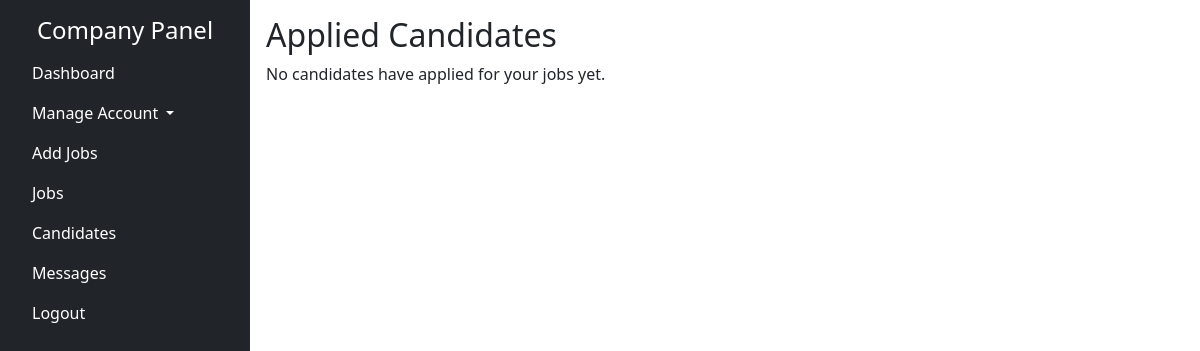
The page /candidates (signed in) on the database as committed earlier.
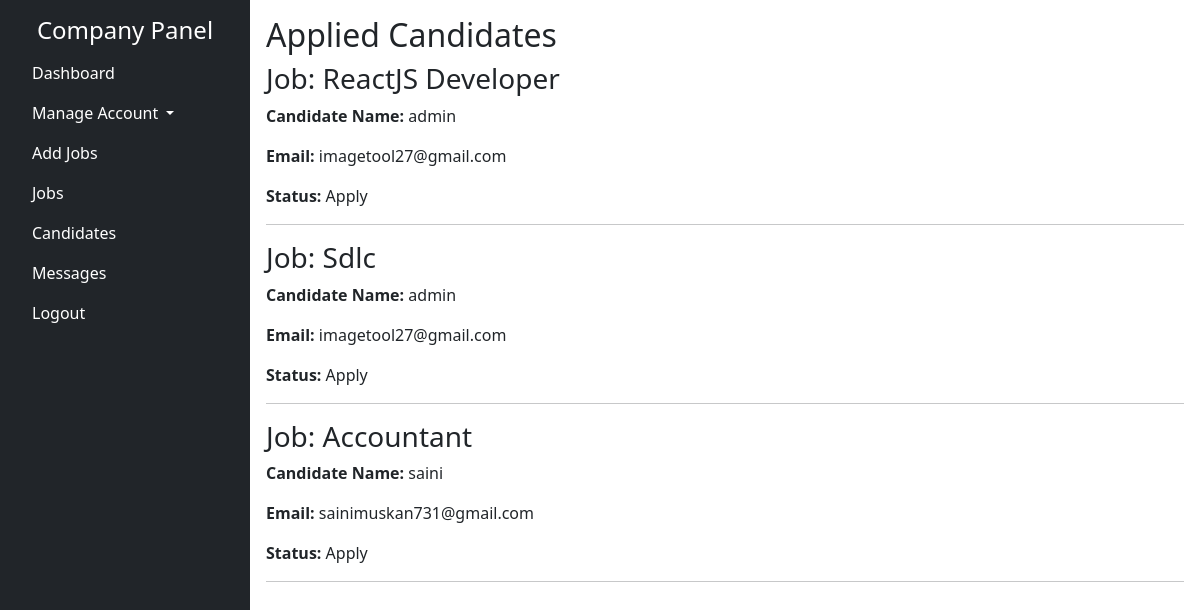
The same page on the database as committed later.
### myapp/models.py (models this page shows, shortened)
class Saved(models.Model):
    job= models.ForeignKey(Jobs,on_delete=models.CASCADE,default=1)
    seeker= models.ForeignKey(register_user,on_delete=models.CASCADE,default=1)
    status= models.CharField(max_length=255,blank=True,null=True,default="Saved")

class Jobs(models.Model):
    title = models.CharField(max_length=255)
    description = RichTextField(max_length=5000)
    budget_salary = models.CharField(max_length=255)
    education_req = models.CharField(max_length=255, blank=True, null=True)
    experience_req = models.CharField(max_length=255, blank=True, null=True)
    job_type = models.CharField(max_length=255)
    category = models.CharField(max_length=255)  # Storing category as a string
    location = models.CharField(max_length=255)  # Storing location as a string
    jobtag = models.CharField(max_length=255)
    deadline = models.CharField(max_length=255)
    vacancies = models.CharField(max_length=255, blank=True, null=True)
    status = models.CharField(max_length=255, blank=True, null=True, default='available')
    employer = models.CharField(max_length=255, blank=True, null=True)

class register_user(models.Model):
    username=models.CharField(max_length=40)
    email=models.EmailField()
    passw=models.CharField(max_length=40)
    cpassw=models.CharField(max_length=40)

### myapp/views.py (the view)
# urls.py: path('candidates',views.candidates,name='candidates'),
def candidates(request):
    email = request.session.get('user_email')  # Get logged-in employer's email
    if not email:
        return render(request, 'candidates.html', {'applied_jobs': [], 'error': 'Employer not logged in'})
    try:
        employer_instance = register_emp.objects.get(email=email)
        employer_username = employer_instance.username  # Get the employer's username
    except register_emp.DoesNotExist:
        return render(request, 'candidates.html', {'applied_jobs': [], 'error': 'Employer not found'})
    jobs_posted = Jobs.objects.filter(employer=employer_username)
    applied_jobs = Saved.objects.filter(job__in=jobs_posted, status="Apply").select_related('seeker', 'job')
    return render(request, 'candidates.html', {'applied_jobs': applied_jobs})

### templates/candidates.html (shortened to what this page needs)
{% extends 'afterlogine.html' %}
{% block content %}
{% load static %}
<!DOCTYPE html>
<html lang="en">
<head>
</head>
<body>
    <h2>Applied Candidates</h2>
    {% for application in applied_jobs %}
        <h3>Job: {{ application.job.title }}</h3>
        <p><strong>Candidate Name:</strong> {{ application.seeker.username }}</p>
        <p><strong>Email:</strong> {{ application.seeker.email }}</p>
        <p><strong>Status:</strong> {{ application.status }}</p>
        <hr>
    {% empty %}
        <p>No candidates have applied for your jobs yet.</p>
    {% endfor %}
</body>
</html>
{% endblock %}

### templates/afterlogine.html (shortened to what this page needs)
<!DOCTYPE html>
<html lang="en">
<head>
  <link href="https://cdn.jsdelivr.net/npm/bootstrap@5.3.3/dist/css/bootstrap.min.css" rel="stylesheet">
</head>
<body>
  <div class="d-flex">
    <div id="sidebar" class="bg-dark text-white p-3" style="width: 250px; height: 100vh;">
      <h4 class="text-center">Company Panel</h4>
      <ul class="nav flex-column">
        <li class="nav-item">
          <a href="#" class="nav-link text-white">Dashboard</a>
        </li>
        <li class="nav-item dropdown">
          <a class="nav-link text-white dropdown-toggle" href="#" id="manageAccountDropdown" role="button" data-bs-toggle="dropdown" aria-expanded="false">
            Manage Account
          </a>
        </li>
        <li class="nav-item">
          <a href="{%url 'addjob'%}" class="nav-link text-white">Add Jobs</a>
        </li>
        <li class="nav-item">
          <a href="{%url 'jobshowcomp'%}" class="nav-link text-white">Jobs</a>
        </li>
        <li class="nav-item">
          <a href="{%url 'candidates'%}" class="nav-link text-white">Candidates</a>
        </li>
        <li class="nav-item">
          <a href="#" class="nav-link text-white">Messages</a>
        </li>
        <li class="nav-item">
          <a href="{%url 'logout_emp'%}" class="nav-link text-white">Logout</a>
        </li>
      </ul>
    </div>
    <div class="content p-3" style="flex-grow: 1;">
      {% block content %}
      {% endblock %}
    </div>
  </div>
</body>
</html>

Rows that differ between the two databases and show on the page:
added Saved: job "ReactJS Developer", seeker.username "admin", seeker.email "imagetool27@gmail.com", status "Apply"
added Saved: job "Sdlc", seeker.username "admin", seeker.email "imagetool27@gmail.com", status "Apply"
added Saved: job "Accountant", seeker.username "saini", seeker.email "sainimuskan731@gmail.com", status "Apply"
Other text that changed with them:
text no longer shown: "No candidates have applied for your jobs yet."
